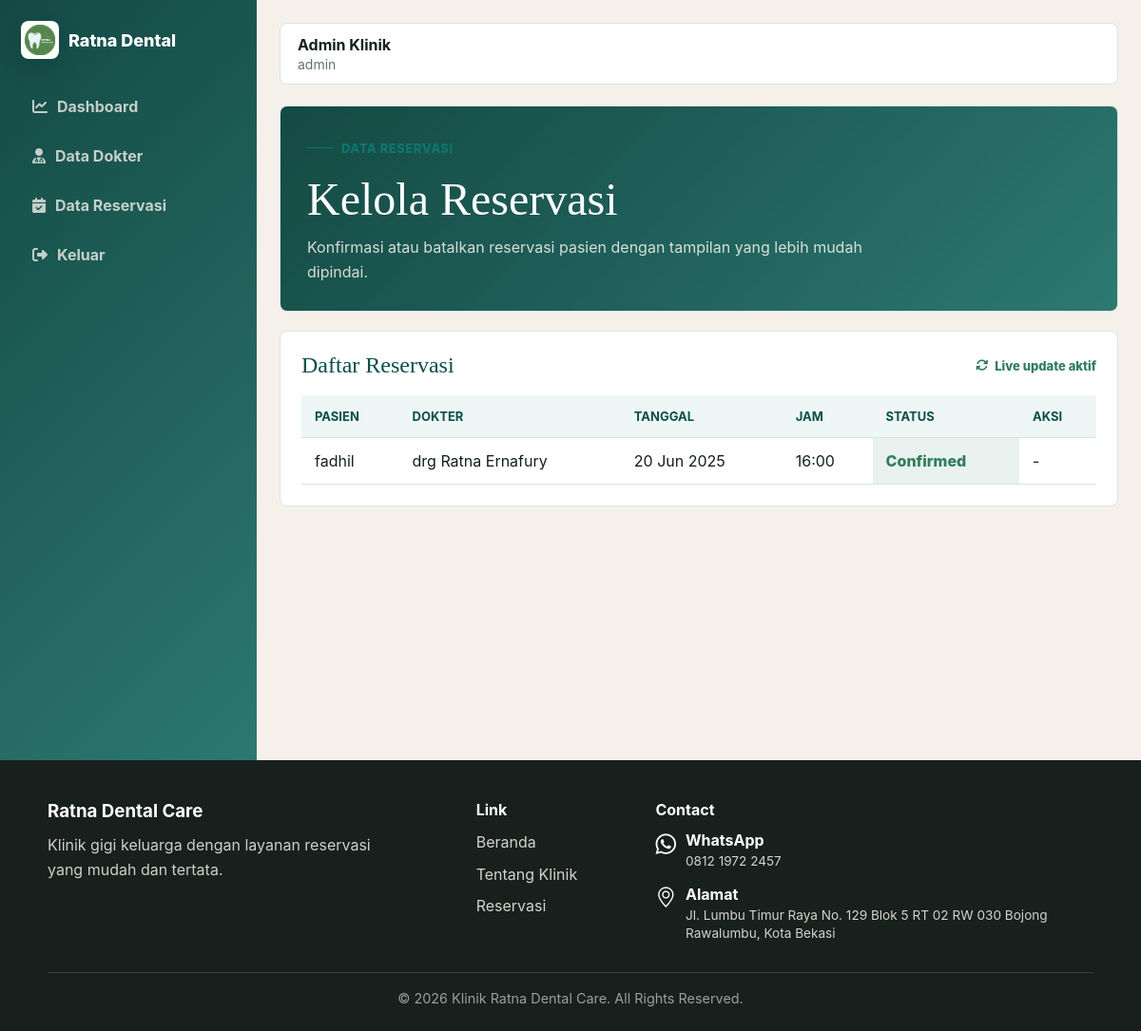
Screenshot of /admin/reservations.php (signed in) with the database file from the repository.
### tables this page shows
CREATE TABLE `reservations` (
    `id_reservasi` int(11) NOT NULL,
    `id_pasien` int(11) NOT NULL,
    `id_dokter` int(11) NOT NULL,
    `tanggal` date NOT NULL,
    `jam` time NOT NULL,
    `status` enum('pending','confirmed','completed','cancelled') DEFAULT 'pending',
    `updated_at` timestamp NOT NULL DEFAULT current_timestamp() ON UPDATE current_timestamp(),
    `antrian` int(11) DEFAULT NULL
  );

CREATE TABLE `users` (
    `id_user` int(11) NOT NULL,
    `username` varchar(50) NOT NULL,
    `password` varchar(255) NOT NULL,
    `role` enum('admin','pasien') NOT NULL DEFAULT 'pasien'
  );

CREATE TABLE `doctors` (
    `id_dokter` int(11) NOT NULL,
    `nama` varchar(100) NOT NULL
  );

### admin/reservation_rows_partial.php (the view, shortened to what this page needs)
<?php
function render_admin_reservation_rows($conn) {
    $reservasi = $conn->query("
        SELECT r.id_reservasi, u.username AS pasien, d.nama AS dokter, r.tanggal, r.jam, r.status
        FROM reservations r
        JOIN users u ON r.id_pasien = u.id_user
        JOIN doctors d ON r.id_dokter = d.id_dokter
        ORDER BY r.tanggal DESC, r.jam DESC
    ");
    while ($row = $reservasi->fetch_assoc()) {
        $status_class = 'status-' . strtolower($row['status']);
        ?>
        <tr>
            <td data-label="Pasien"><?= htmlspecialchars($row['pasien']) ?></td>
            <td data-label="Dokter"><?= htmlspecialchars($row['dokter']) ?></td>
            <td data-label="Tanggal"><?= date("d M Y", strtotime($row['tanggal'])) ?></td>
            <td data-label="Jam"><?= substr($row['jam'], 0, 5) ?></td>
            <td data-label="Status" class="<?= $status_class ?>"><?= ucfirst($row['status']) ?></td>
            <td data-label="Aksi">
                <div class="admin-actions">
                    <?php if ($row['status'] === 'pending'): ?>
                        <form method="POST" onsubmit="return confirm('Konfirmasi reservasi ini?')">
                            <?= csrf_input() ?>
                            <input type="hidden" name="id_reservasi" value="<?= (int) $row['id_reservasi'] ?>">
                            <input type="hidden" name="action" value="confirmed">
                            <button type="submit" class="btn-admin">
                                <i class="fas fa-check"></i> Konfirmasi
                            </button>
                        </form>
                        <form method="POST" onsubmit="return confirm('Batalkan reservasi ini?')">
                            <?= csrf_input() ?>
                            <input type="hidden" name="id_reservasi" value="<?= (int) $row['id_reservasi'] ?>">
                            <input type="hidden" name="action" value="cancelled">
                            <button type="submit" class="btn-danger">
                                <i class="fas fa-xmark"></i> Batalkan
                            </button>
                        </form>
                    <?php else: ?>
                        <span>-</span>
                    <?php endif; ?>
                </div>
            </td>
        </tr>
        <?php
    }
}
?>

### includes/header.php (shortened to what this page needs)
<!DOCTYPE html>
<html lang="id">
<head>
  <link rel="stylesheet" href="/klinikdoktergigi/assets/css/site.css?v=2">
  <link rel="stylesheet" href="https://cdnjs.cloudflare.com/ajax/libs/font-awesome/6.5.0/css/all.min.css">
</head>
<body>
<?php if (isset($_SESSION['username']) && ($_SESSION['role'] ?? '') === 'admin'): ?>
<div class="admin-layout">
  <aside class="admin-sidebar" id="adminSidebar">
    <div class="admin-brand">
      <span class="admin-brand-logo">
        <img src="/klinikdoktergigi/assets/img/logo.webp" alt="Ratna Dental Care">
      </span>
      <span>Ratna Dental</span>
    </div>
    <nav class="admin-nav">
      <a href="dashboard.php"><i class="fas fa-chart-line"></i> Dashboard</a>
      <a href="doctors.php"><i class="fas fa-user-md"></i> Data Dokter</a>
      <a href="reservations.php"><i class="fas fa-calendar-check"></i> Data Reservasi</a>
      <a href="logout.php"><i class="fas fa-sign-out-alt"></i> Keluar</a>
    </nav>
  </aside>
  <main class="admin-main">
    <div class="admin-topbar">
      <div>
        <strong>Admin Klinik</strong>
        <span><?= htmlspecialchars($_SESSION['username']) ?></span>
      </div>
    </div>
<?php endif; ?>

### admin/reservations.php (shortened to what this page needs)
<?php
require_once '../includes/db.php';
require_once 'reservation_rows_partial.php';
include '../includes/header.php';
?>
<section class="admin-page">
    <div class="admin-hero">
        <span class="eyebrow">Data Reservasi</span>
        <h1>Kelola Reservasi</h1>
        <p>Konfirmasi atau batalkan reservasi pasien dengan tampilan yang lebih mudah dipindai.</p>
    </div>
    <section class="admin-panel">
        <div class="admin-panel-head">
            <h2>Daftar Reservasi</h2>
            <span class="admin-live-status" id="reservationLiveStatus">
                <i class="fas fa-rotate"></i> Live update aktif
            </span>
        </div>
        <div class="admin-table-wrap">
            <table class="admin-table">
                <thead>
                    <tr>
                        <th>Pasien</th>
                        <th>Dokter</th>
                        <th>Tanggal</th>
                        <th>Jam</th>
                        <th>Status</th>
                        <th>Aksi</th>
                    </tr>
                </thead>
                <tbody id="reservationTableBody">
                    <?php render_admin_reservation_rows($conn); ?>
                </tbody>
            </table>
        </div>
    </section>
</section>
<?php include '../includes/footer.php'; ?>

### includes/footer.php (shortened to what this page needs)
<?php if (isset($_SESSION['role']) && $_SESSION['role'] === 'admin'): ?>
</main>
</div>
<?php else: ?>
</div>
<?php endif; ?>
<footer class="site-footer">
    <div class="footer-inner">
        <div class="footer-col">
            <h3>Ratna Dental Care</h3>
            <p>Klinik gigi keluarga dengan layanan reservasi yang mudah dan tertata.</p>
        </div>
        <div class="footer-col footer-links">
            <h4>Link</h4>
            <?php if (isset($_SESSION['user_id']) && $_SESSION['role'] === 'pasien'): ?>
                <p><a href="/klinikdoktergigi/pasien/dashboard.php">Beranda</a></p>
                <p><a href="/klinikdoktergigi/pasien/about.php">Tentang Klinik</a></p>
                <p><a href="/klinikdoktergigi/pasien/reservation.php">Reservasi</a></p>
            <?php else: ?>
                <p><a href="/klinikdoktergigi/index.php">Beranda</a></p>
                <p><a href="/klinikdoktergigi/pasien/about.php">Tentang Klinik</a></p>
                <p><a href="/klinikdoktergigi/login.php">Reservasi</a></p>
            <?php endif; ?>
        </div>
        <div class="footer-col">
            <h4>Contact</h4>
            <div class="footer-contact">
                <a class="footer-contact-item" href="https://wa.me/6281219722457" target="_blank" rel="noopener noreferrer" title="Hubungi melalui WhatsApp">
                    <i class="bi bi-whatsapp"></i>
                    <span>
                        <strong>WhatsApp</strong>
                        <small>0812 1972 2457</small>
                    </span>
                </a>
                <a class="footer-contact-item" href="https://maps.app.goo.gl/PJqgnzXjAQ2jN165A" target="_blank" rel="noopener noreferrer" title="Buka lokasi di Google Maps">
                    <i class="bi bi-geo-alt"></i>
                    <span>
                        <strong>Alamat</strong>
                        <small>Jl. Lumbu Timur Raya No. 129 Blok 5 RT 02 RW 030 Bojong Rawalumbu, Kota Bekasi</small>
                    </span>
                </a>
            </div>
        </div>
    </div>
    <hr class="footer-rule">
    <p class="footer-copy">&copy; <?= date('Y') ?> Klinik Ratna Dental Care. All Rights Reserved.</p>
</footer>
<link href="https://cdn.jsdelivr.net/npm/bootstrap-icons@1.10.5/font/bootstrap-icons.css" rel="stylesheet" />
</body>
</html>

### rows the page displays
reservations: id_pasien.username "fadhil", id_dokter.nama "drg Ratna Ernafury", tanggal "20 Jun 2025", jam "16:00", status "Confirmed"

### other values shown
$_SESSION['username'] "admin"
